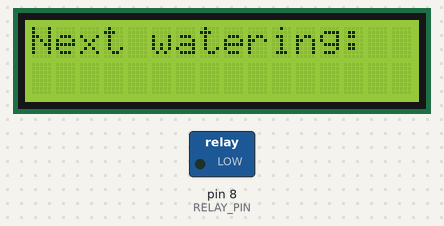
Bench run of a sketch on a simulated Arduino Uno, built with avr-gcc and run on an emulated ATmega328P. Shown: 16×2 character LCD, switched loads named in the sketch (green lamp = pin HIGH). What the sketch prints to the serial monitor is not drawn.

Above: at 1.1 s.
At 1.8 s:
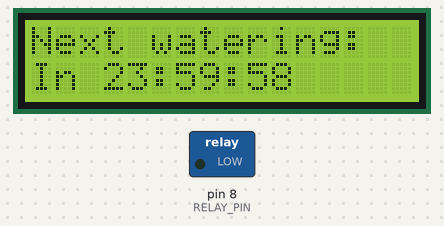
At 10.9 s:
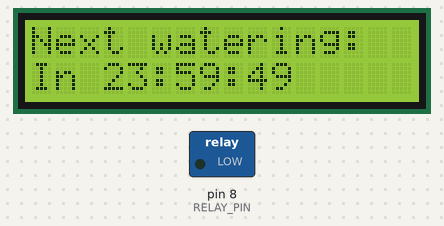
At 20.0 s:
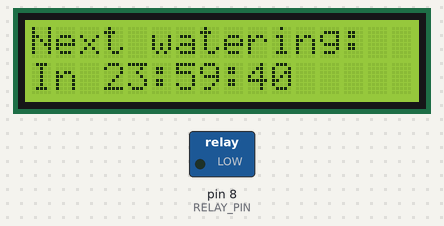
At 29.1 s:
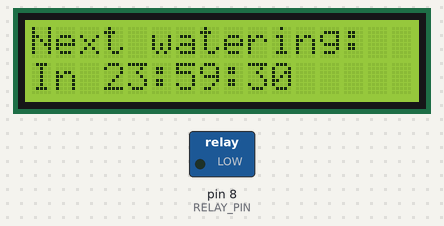
At 38.3 s:
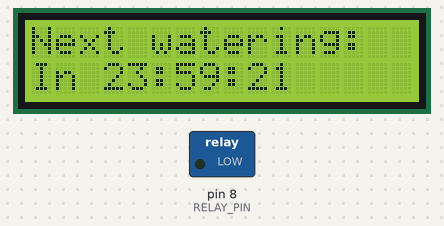

Measured:
- what the display in image 0 shows lasts 0.6 s, from 1.1 s to 1.7 s
- what the display in image 1 shows lasts 1.0 s, from 1.7 s to 2.7 s

The sketch:

waterer.ino
```cpp
#include <Wire.h>
#include <LiquidCrystal_I2C.h>

#define RELAY_PIN 8
#define INTERVAL_MS 86400000UL // 24 hr in ms

LiquidCrystal_I2C lcd(0x27, 16, 2);   // Maybe 0x3F instead of 0x27

unsigned long previousMillis = 0;
unsigned long countdown = INTERVAL_MS;

void setup() {
  Serial.begin(9600);
  delay(1000);
  pinMode(RELAY_PIN, OUTPUT);
  digitalWrite(RELAY_PIN, LOW);

  lcd.init();
  lcd.backlight();
  lcd.setCursor(0,0);
  lcd.print("Next watering:");
  welcomeMessage();
}

void loop() {
  unsigned long currentMillis = millis();
  unsigned long elapsed = currentMillis - previousMillis;

  // Has 24 hours passed
  if (elapsed >= INTERVAL_MS) {
    previousMillis = currentMillis;
    countdown = INTERVAL_MS;

    lcd.clear();
    lcd.setCursor(0, 0);
    lcd.print("Watering now...");

    waterPlants();

    lcd.clear();
    lcd.setCursor(0,0);
    lcd.print("Next watering:");
  } else {
    countdown = INTERVAL_MS - elapsed;
  }

  displayCountdown(countdown);
  delay(1000);
}

void displayCountdown(unsigned long ms) {
  unsigned long seconds = ms / 1000;
  int h = seconds / 3600;
  int m = (seconds % 3600) / 60;
  int s = seconds % 60;

  lcd.setCursor(0, 1);
  lcd.print("In ");
  if (h < 10) lcd.print("0");
  lcd.print(h); lcd.print(":");
  if (m < 10) lcd.print("0");
  lcd.print(m); lcd.print(":");
  if (s < 10) lcd.print("0");
  lcd.print(s);
  lcd.print("   ");
}

void waterPlants() {
  // Power the pump
  digitalWrite(RELAY_PIN, HIGH);
  delay(20000);
  digitalWrite(RELAY_PIN, LOW);
}

void welcomeMessage() {
  Serial.println("🌿 Arduino Plant Watering System Initialized");
  Serial.println("-------------------------------------------------");

  Serial.println("📦 Relay Module:");
  Serial.println("- IN   ➜ Arduino pin 8");
  Serial.println("- GND  ➜ Arduino GND");
  Serial.println("- VCC  ➜ Arduino 5V");
  Serial.println("- Pump ➜ Plug into Normally Open (NO) outlet");

  Serial.println();

  Serial.println("🖥️  I²C LCD Display (16x2):");
  Serial.println("- SDA ➜ Arduino A4");
  Serial.println("- SCL ➜ Arduino A5");
  Serial.println("- VCC ➜ Arduino 5V");
  Serial.println("- GND ➜ Arduino GND");
  Serial.println("- Default I2C Address: 0x27 (try 0x3F if nothing shows)");

  Serial.println();
  Serial.println("🔁 Operation:");
  Serial.println("- Waters the plant once every 24 hours (interval settable)");
  Serial.println("- Pump is turned on for 20 seconds via relay");
  Serial.println("- Countdown to next watering is shown on the LCD");

  Serial.println("-------------------------------------------------\n");
}
```
